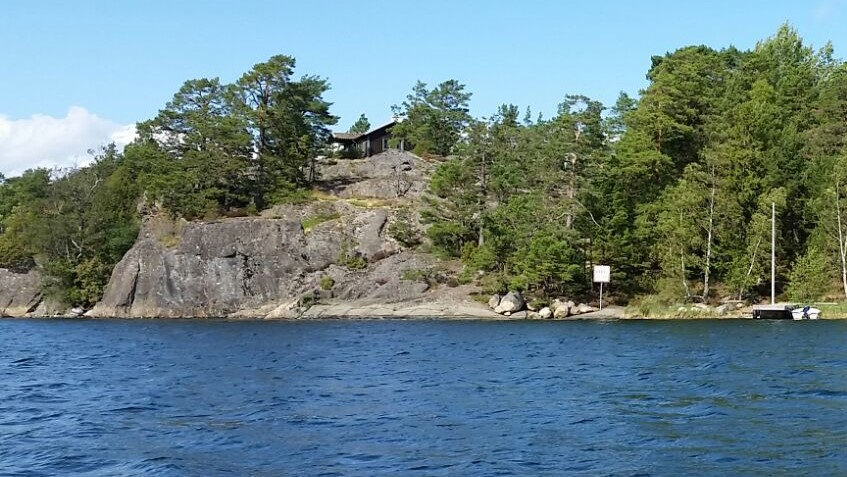
#> input picture src/assets/images/gallery/1.jpg, 847 x 477 px; its folder holds 4 pictures in this run
$ python create_thmb.py
#> lines starting #> are read from the running program, lines starting #| are printed output that depends on the picture
#!/usr/local/bin/python3

import glob
from PIL import Image

files = glob.glob('gallery/*')

for file in files:
   im=Image.open(file)
#> im is the input picture: PIL image 847x477 RGB; mean R, G, B 103.9, 129, 134
   im.thumbnail((240,240))
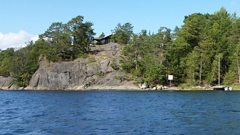
#> im: PIL image 240x135 RGB; mean R, G, B 103.9, 129, 134
   im.save(file.replace("gallery", "gallery_thmb"))
#> pass 2 of the loop `for file in files:`:
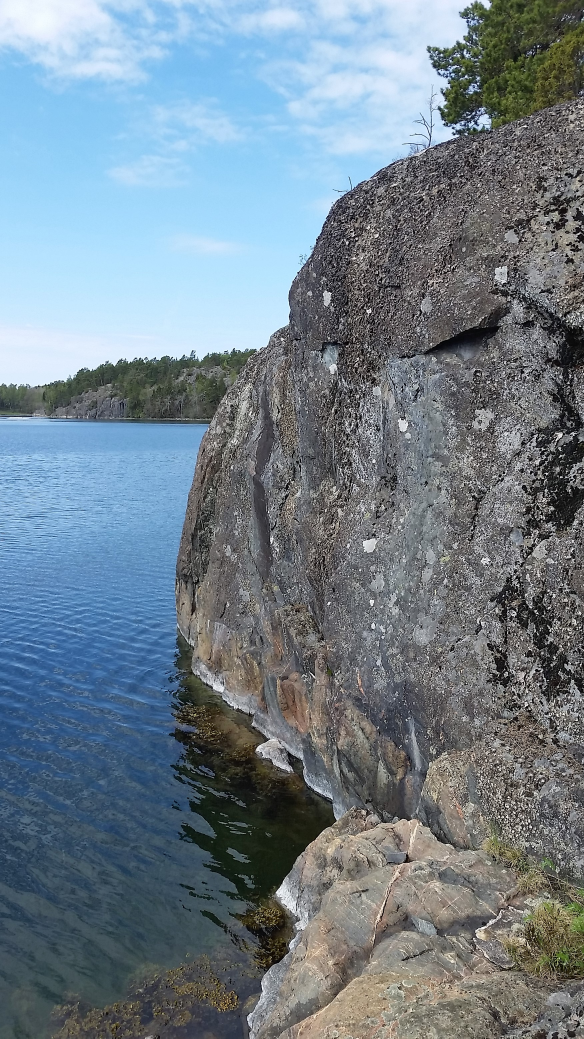
#> input picture src/assets/images/gallery/11.jpg, 1752 x 3115 px (shown at 1/3 size)
#> im is the input picture: PIL image 1752x3115 RGB; mean R, G, B 113.9, 128.8, 139.8
#> `im.thumbnail((240,240))`:
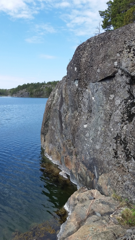
#> im: PIL image 135x240 RGB; mean R, G, B 113.9, 128.8, 139.7
#> pass 3 of the loop `for file in files:`:
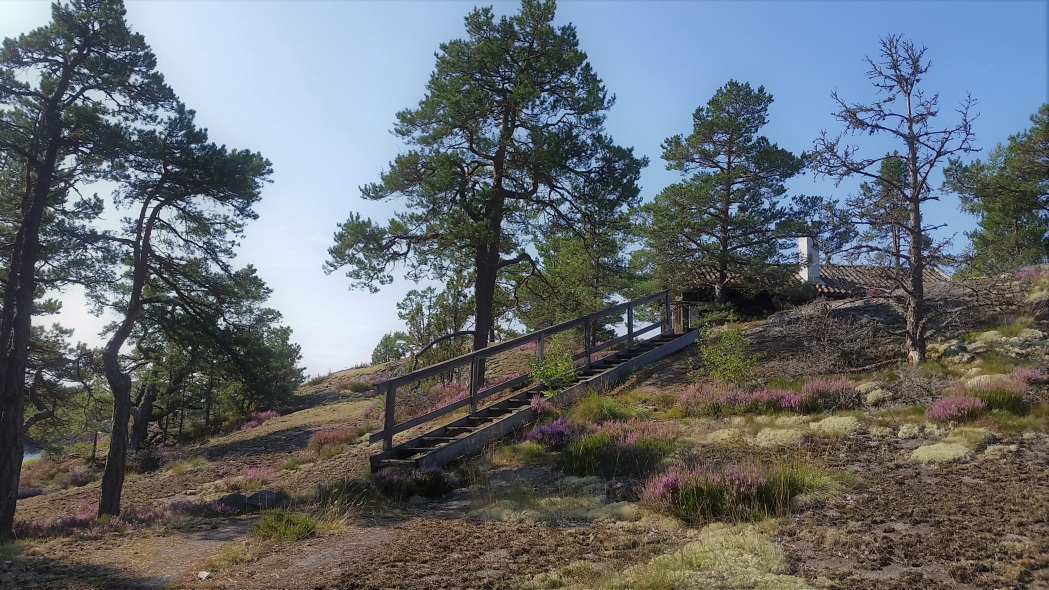
#> input picture src/assets/images/gallery/12.jpg, 3147 x 1770 px (shown at 1/3 size)
#> im is the input picture: PIL image 3147x1770 RGB; mean R, G, B 101.4, 106.6, 110.9
#> `im.thumbnail((240,240))`:
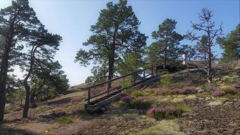
#> im: PIL image 240x135 RGB; mean R, G, B 101.4, 106.6, 110.9
#> the loop made 4 passes; the first 3 are shown
